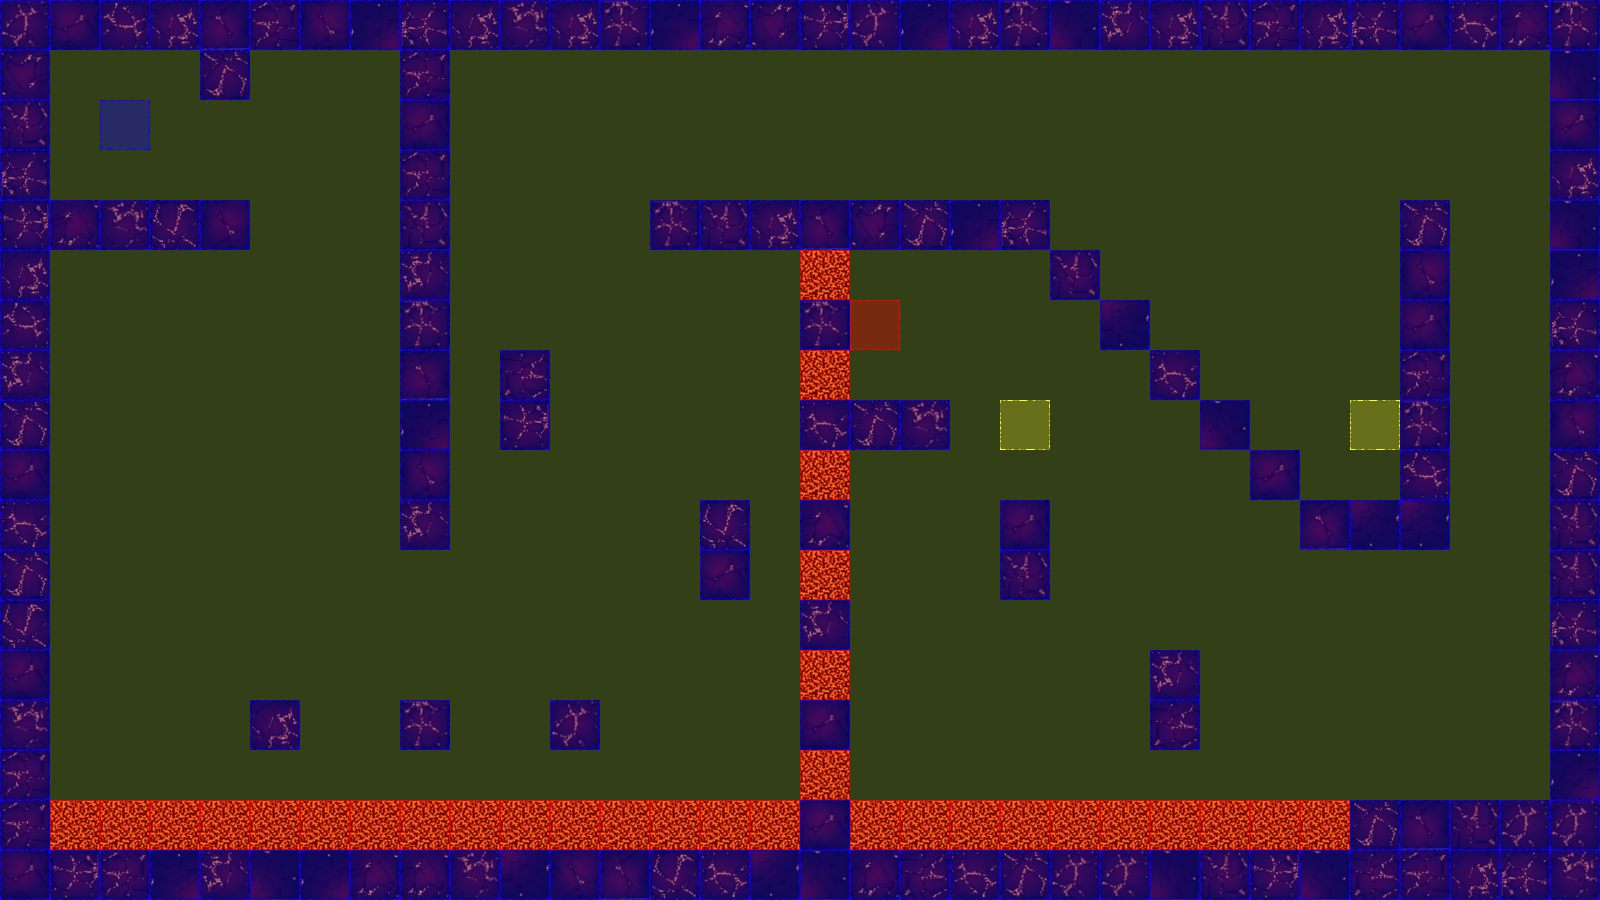

Below is a game level as drawn by its tile map, then a one-line description and the .tmx that defines it (tile-layer data replaced by summaries):
An orthogonal 32x18 tile map with 50x50 px tiles, 3 tile layers (terrain, collision, event), 2 tilesets.

<map version="1.0" orientation="orthogonal" renderorder="left-up" width="32" height="18" tilewidth="50" tileheight="50" nextobjectid="3">
 <tileset firstgid="1" name="dungeonTile.png" tilewidth="50" tileheight="50" tilecount="64" columns="8">
  <image source="tiles/dungeonTile.png" width="400" height="400" />
 </tileset>
 <tileset firstgid="65" name="collisionTile" tilewidth="50" tileheight="50" tilecount="12" columns="3">
  <image source="tiles/collisionTile.png" width="150" height="200" />
 </tileset>
 <layer name="terrain" width="32" height="18">
  <data>[576 cells, 187 non-empty, 23 distinct tile ids]</data>
 </layer>
 <layer name="collision" width="32" height="18">
  <data>[576 cells, 576 non-empty, 3 distinct tile ids]</data>
 </layer>
 <layer name="event" width="32" height="18">
  <data>[576 cells, 4 non-empty, 3 distinct tile ids]</data>
 </layer>
</map>
